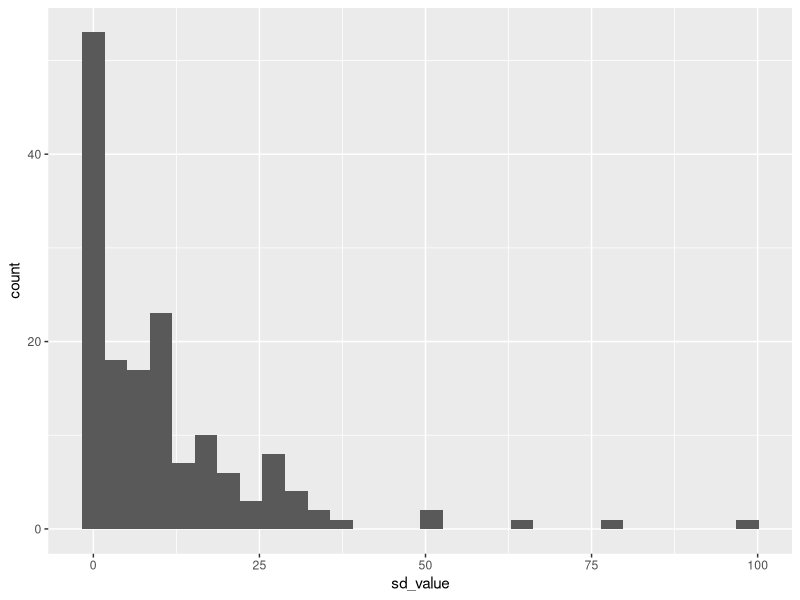

The R source for this figure:

setwd('E:/Attention_discounting/experiment_2')

library('tidyverse')
library('lme4')

df_time_valid <- read.csv('valid_sequence_data.csv')


df_choice_vary <- df_time_valid %>% 
  select(worker_id,value_surplus) %>%
  mutate(total_money = value_surplus == 60) %>%
  group_by(worker_id) %>% 
  summarize(sum_total_money = sum(total_money),
            sd_value = sd(value_surplus)) 

df_choice_vary <-dplyr::select(df_time_valid, worker_id, value_surplus) %>%
  dplyr::mutate(total_money = value_surplus == 60) %>%
  dplyr::group_by(worker_id) %>% 
  dplyr::summarize(sum_total_money = sum(total_money),
                   sd_value = sd(value_surplus)) 

id_list <- df_choice_vary[df_choice_vary$sd_value > 0,]$worker_id

id_list <- df_choice_vary[df_choice_vary$sum_total_money < 14,]$worker_id

df_time_valid <- df_time_valid[df_time_valid$worker_id %in% id_list,]

df_filtered <- df_time_valid[(df_time_valid$value_surplus > 0)&
                               (df_time_valid$value_surplus < 60),]


df_filtered <- df_time_valid[(df_time_valid$value_surplus > sort(df_time_valid$value_surplus)[6])&
                               (df_time_valid$value_surplus < sort(df_time_valid$value_surplus,decreasing = TRUE)[6]),]

model <- lm(value_surplus ~ front_amount:seq_length + factor(worker_id), 
              data = df_filtered)


summary(model)

confint(model)

ggplot(data=df_choice_vary)+
  geom_histogram(aes(x=sd_value))
  


library('MASS')


model <- rlm(value_surplus ~ front_amount:seq_length + factor(worker_id), 
            data = df_time_valid, maxit=100)

summary(model)

confint.default(model)

sort(df_time_valid$value_surplus,decreasing=T)[1:15]
sort(df_time_valid$value_surplus)[1:15]

12 / nrow(df_time_valid)

